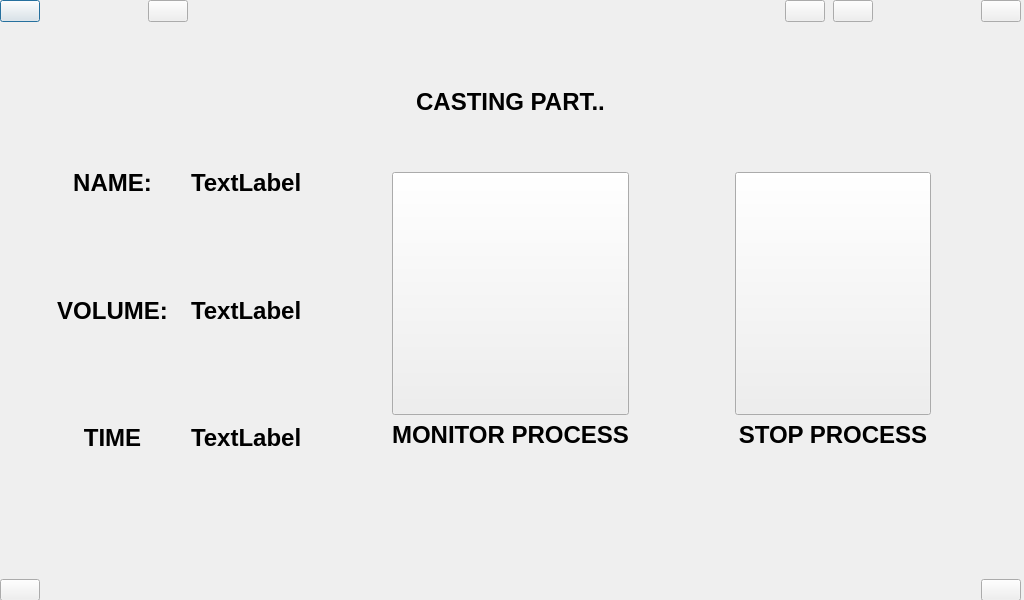
<?xml version="1.0" encoding="UTF-8"?>
<ui version="4.0">
 <class>casting</class>
 <widget class="QDialog" name="casting">
  <property name="geometry">
   <rect>
    <x>0</x>
    <y>0</y>
    <width>1024</width>
    <height>600</height>
   </rect>
  </property>
  <property name="windowTitle">
   <string>Dialog</string>
  </property>
  <widget class="QWidget" name="central" native="true">
   <property name="geometry">
    <rect>
     <x>0</x>
     <y>0</y>
     <width>1024</width>
     <height>600</height>
    </rect>
   </property>
   <widget class="QWidget" name="layoutWidget">
    <property name="geometry">
     <rect>
      <x>0</x>
      <y>0</y>
      <width>1021</width>
      <height>601</height>
     </rect>
    </property>
    <layout class="QVBoxLayout" name="verticalLayout_2" stretch="0,0,0">
     <property name="leftMargin">
      <number>0</number>
     </property>
     <item>
      <layout class="QVBoxLayout" name="verticalLayout">
       <item>
        <layout class="QHBoxLayout" name="horizontalLayout" stretch="0,0,0,1,0,0,0,0">
         <property name="spacing">
          <number>8</number>
         </property>
         <item>
          <widget class="QPushButton" name="top_back_btn">
           <property name="styleSheet">
            <string notr="true"/>
           </property>
           <property name="text">
            <string/>
           </property>
          </widget>
         </item>
         <item>
          <spacer name="horizontalSpacer">
           <property name="orientation">
            <enum>Qt::Horizontal</enum>
           </property>
           <property name="sizeHint" stdset="0">
            <size>
             <width>100</width>
             <height>20</height>
            </size>
           </property>
          </spacer>
         </item>
         <item>
          <widget class="QPushButton" name="bluetooth_btn">
           <property name="styleSheet">
            <string notr="true"/>
           </property>
           <property name="text">
            <string/>
           </property>
          </widget>
         </item>
         <item>
          <widget class="QLabel" name="Logo">
           <property name="sizePolicy">
            <sizepolicy hsizetype="Preferred" vsizetype="Preferred">
             <horstretch>0</horstretch>
             <verstretch>0</verstretch>
            </sizepolicy>
           </property>
           <property name="text">
            <string/>
           </property>
           <property name="scaledContents">
            <bool>true</bool>
           </property>
           <property name="alignment">
            <set>Qt::AlignBottom|Qt::AlignLeading|Qt::AlignLeft</set>
           </property>
          </widget>
         </item>
         <item>
          <widget class="QPushButton" name="top_info_btn">
           <property name="styleSheet">
            <string notr="true"/>
           </property>
           <property name="text">
            <string/>
           </property>
          </widget>
         </item>
         <item>
          <widget class="QPushButton" name="top_settings_btn">
           <property name="styleSheet">
            <string notr="true"/>
           </property>
           <property name="text">
            <string/>
           </property>
          </widget>
         </item>
         <item>
          <spacer name="horizontalSpacer_2">
           <property name="orientation">
            <enum>Qt::Horizontal</enum>
           </property>
           <property name="sizeHint" stdset="0">
            <size>
             <width>100</width>
             <height>20</height>
            </size>
           </property>
          </spacer>
         </item>
         <item>
          <widget class="QPushButton" name="top_home_btn">
           <property name="styleSheet">
            <string notr="true"/>
           </property>
           <property name="text">
            <string/>
           </property>
          </widget>
         </item>
        </layout>
       </item>
      </layout>
     </item>
     <item>
      <widget class="QStackedWidget" name="stackedWidget">
       <property name="font">
        <font>
         <pointsize>18</pointsize>
         <bold>true</bold>
        </font>
       </property>
       <property name="currentIndex">
        <number>1</number>
       </property>
       <widget class="QWidget" name="casting_process_menu">
        <widget class="QWidget" name="">
         <property name="geometry">
          <rect>
           <x>30</x>
           <y>30</y>
           <width>941</width>
           <height>411</height>
          </rect>
         </property>
         <layout class="QVBoxLayout" name="verticalLayout_4">
          <item>
           <widget class="QLabel" name="casting_process_menu_label">
            <property name="text">
             <string>CASTING PROCESS</string>
            </property>
            <property name="alignment">
             <set>Qt::AlignCenter</set>
            </property>
           </widget>
          </item>
          <item>
           <layout class="QHBoxLayout" name="horizontalLayout_3">
            <item>
             <layout class="QGridLayout" name="gridLayout">
              <item row="0" column="1">
               <widget class="QLabel" name="casting_process_menu_name_input">
                <property name="text">
                 <string>TextLabel</string>
                </property>
               </widget>
              </item>
              <item row="0" column="0">
               <widget class="QLabel" name="casting_process_menu_name_label">
                <property name="font">
                 <font>
                  <pointsize>18</pointsize>
                  <bold>true</bold>
                 </font>
                </property>
                <property name="text">
                 <string>NAME:</string>
                </property>
                <property name="alignment">
                 <set>Qt::AlignCenter</set>
                </property>
               </widget>
              </item>
              <item row="1" column="1">
               <widget class="QLabel" name="casting_process_menu_volume_input">
                <property name="text">
                 <string>TextLabel</string>
                </property>
               </widget>
              </item>
              <item row="2" column="1">
               <widget class="QLabel" name="casting_process_menu_time_input">
                <property name="text">
                 <string>TextLabel</string>
                </property>
               </widget>
              </item>
              <item row="2" column="0">
               <widget class="QLabel" name="casting_process_menu_time_label">
                <property name="font">
                 <font>
                  <pointsize>18</pointsize>
                  <bold>true</bold>
                 </font>
                </property>
                <property name="text">
                 <string>ESTIMATED TIME:</string>
                </property>
                <property name="alignment">
                 <set>Qt::AlignCenter</set>
                </property>
               </widget>
              </item>
              <item row="1" column="0">
               <widget class="QLabel" name="casting_process_menu_volume_label">
                <property name="font">
                 <font>
                  <pointsize>18</pointsize>
                  <bold>true</bold>
                 </font>
                </property>
                <property name="text">
                 <string>VOLUME:</string>
                </property>
                <property name="alignment">
                 <set>Qt::AlignCenter</set>
                </property>
               </widget>
              </item>
             </layout>
            </item>
            <item>
             <layout class="QVBoxLayout" name="verticalLayout_3">
              <property name="leftMargin">
               <number>60</number>
              </property>
              <property name="topMargin">
               <number>40</number>
              </property>
              <property name="rightMargin">
               <number>60</number>
              </property>
              <property name="bottomMargin">
               <number>50</number>
              </property>
              <item>
               <widget class="QPushButton" name="casting_process_menu_green_push_btn">
                <property name="sizePolicy">
                 <sizepolicy hsizetype="Minimum" vsizetype="Expanding">
                  <horstretch>0</horstretch>
                  <verstretch>0</verstretch>
                 </sizepolicy>
                </property>
                <property name="text">
                 <string/>
                </property>
               </widget>
              </item>
              <item>
               <widget class="QLabel" name="casting_process_menu_pouring_label">
                <property name="text">
                 <string>START POURING</string>
                </property>
                <property name="alignment">
                 <set>Qt::AlignCenter</set>
                </property>
               </widget>
              </item>
             </layout>
            </item>
           </layout>
          </item>
         </layout>
        </widget>
       </widget>
       <widget class="QWidget" name="casting_part_menu">
        <widget class="QWidget" name="layoutWidget_2">
         <property name="geometry">
          <rect>
           <x>40</x>
           <y>60</y>
           <width>941</width>
           <height>411</height>
          </rect>
         </property>
         <layout class="QVBoxLayout" name="verticalLayout_5">
          <item>
           <widget class="QLabel" name="casting_part_menu_label">
            <property name="text">
             <string>CASTING PART..</string>
            </property>
            <property name="alignment">
             <set>Qt::AlignCenter</set>
            </property>
           </widget>
          </item>
          <item>
           <layout class="QHBoxLayout" name="horizontalLayout_4">
            <item>
             <layout class="QGridLayout" name="gridLayout_2">
              <item row="0" column="1">
               <widget class="QLabel" name="casting_part_menu_name_input">
                <property name="text">
                 <string>TextLabel</string>
                </property>
               </widget>
              </item>
              <item row="0" column="0">
               <widget class="QLabel" name="casting_part_menu_name_label">
                <property name="font">
                 <font>
                  <pointsize>18</pointsize>
                  <bold>true</bold>
                 </font>
                </property>
                <property name="text">
                 <string>NAME:</string>
                </property>
                <property name="alignment">
                 <set>Qt::AlignCenter</set>
                </property>
               </widget>
              </item>
              <item row="1" column="1">
               <widget class="QLabel" name="casting_part_menu_volume_input">
                <property name="text">
                 <string>TextLabel</string>
                </property>
               </widget>
              </item>
              <item row="2" column="1">
               <widget class="QLabel" name="casting_part_menu_time_input">
                <property name="text">
                 <string>TextLabel</string>
                </property>
               </widget>
              </item>
              <item row="2" column="0">
               <widget class="QLabel" name="casting_part_menu_time_label">
                <property name="font">
                 <font>
                  <pointsize>18</pointsize>
                  <bold>true</bold>
                 </font>
                </property>
                <property name="text">
                 <string>TIME</string>
                </property>
                <property name="alignment">
                 <set>Qt::AlignCenter</set>
                </property>
               </widget>
              </item>
              <item row="1" column="0">
               <widget class="QLabel" name="casting_part_menu_volume_label">
                <property name="font">
                 <font>
                  <pointsize>18</pointsize>
                  <bold>true</bold>
                 </font>
                </property>
                <property name="text">
                 <string>VOLUME:</string>
                </property>
                <property name="alignment">
                 <set>Qt::AlignCenter</set>
                </property>
               </widget>
              </item>
             </layout>
            </item>
            <item>
             <layout class="QVBoxLayout" name="verticalLayout_7">
              <property name="leftMargin">
               <number>50</number>
              </property>
              <property name="topMargin">
               <number>50</number>
              </property>
              <property name="rightMargin">
               <number>50</number>
              </property>
              <property name="bottomMargin">
               <number>50</number>
              </property>
              <item>
               <widget class="QPushButton" name="casting_part_menu_camera_btn">
                <property name="sizePolicy">
                 <sizepolicy hsizetype="Minimum" vsizetype="Expanding">
                  <horstretch>0</horstretch>
                  <verstretch>0</verstretch>
                 </sizepolicy>
                </property>
                <property name="text">
                 <string/>
                </property>
               </widget>
              </item>
              <item>
               <widget class="QLabel" name="casting_part_menu_camera_label">
                <property name="text">
                 <string>MONITOR PROCESS</string>
                </property>
                <property name="alignment">
                 <set>Qt::AlignCenter</set>
                </property>
               </widget>
              </item>
             </layout>
            </item>
            <item>
             <layout class="QVBoxLayout" name="verticalLayout_6">
              <property name="leftMargin">
               <number>50</number>
              </property>
              <property name="topMargin">
               <number>50</number>
              </property>
              <property name="rightMargin">
               <number>50</number>
              </property>
              <property name="bottomMargin">
               <number>50</number>
              </property>
              <item>
               <widget class="QPushButton" name="casting_process_menu_green_push_btn_2">
                <property name="sizePolicy">
                 <sizepolicy hsizetype="Minimum" vsizetype="Expanding">
                  <horstretch>0</horstretch>
                  <verstretch>0</verstretch>
                 </sizepolicy>
                </property>
                <property name="text">
                 <string/>
                </property>
               </widget>
              </item>
              <item>
               <widget class="QLabel" name="casting_process_menu_pouring_label_2">
                <property name="text">
                 <string>STOP PROCESS</string>
                </property>
                <property name="alignment">
                 <set>Qt::AlignCenter</set>
                </property>
               </widget>
              </item>
             </layout>
            </item>
           </layout>
          </item>
         </layout>
        </widget>
       </widget>
       <widget class="QWidget" name="page_3"/>
      </widget>
     </item>
     <item>
      <layout class="QHBoxLayout" name="horizontalLayout_2">
       <item>
        <widget class="QPushButton" name="bottom_icon_left">
         <property name="styleSheet">
          <string notr="true"/>
         </property>
         <property name="text">
          <string/>
         </property>
        </widget>
       </item>
       <item>
        <spacer name="horizontalSpacer_5">
         <property name="orientation">
          <enum>Qt::Horizontal</enum>
         </property>
         <property name="sizeType">
          <enum>QSizePolicy::Expanding</enum>
         </property>
         <property name="sizeHint" stdset="0">
          <size>
           <width>1000</width>
           <height>20</height>
          </size>
         </property>
        </spacer>
       </item>
       <item>
        <widget class="QPushButton" name="bottom_icon_right">
         <property name="styleSheet">
          <string notr="true"/>
         </property>
         <property name="text">
          <string/>
         </property>
        </widget>
       </item>
      </layout>
     </item>
    </layout>
   </widget>
  </widget>
 </widget>
 <resources/>
 <connections/>
</ui>
